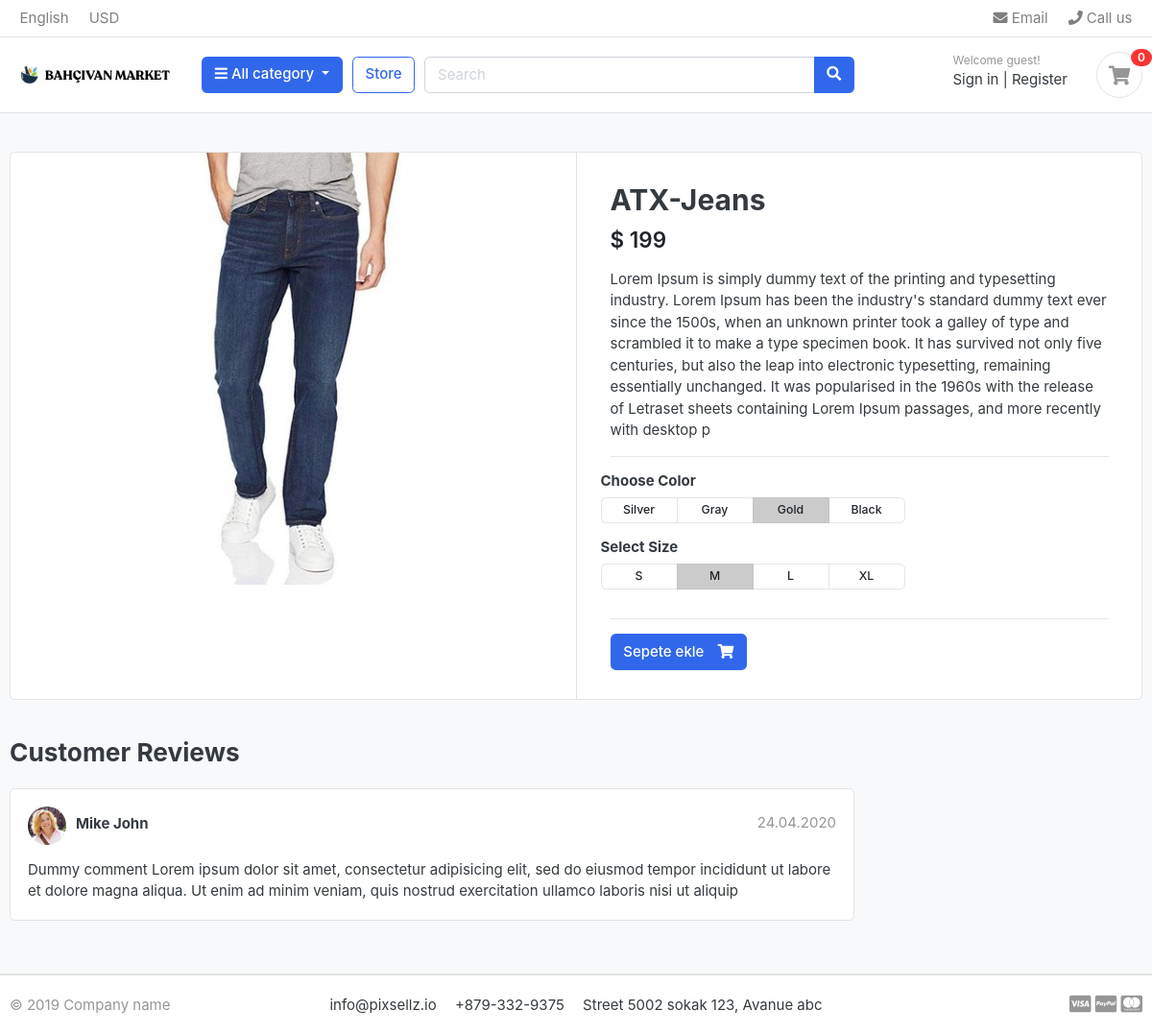
The app's page /store/jeans/atx-jeans, older data.
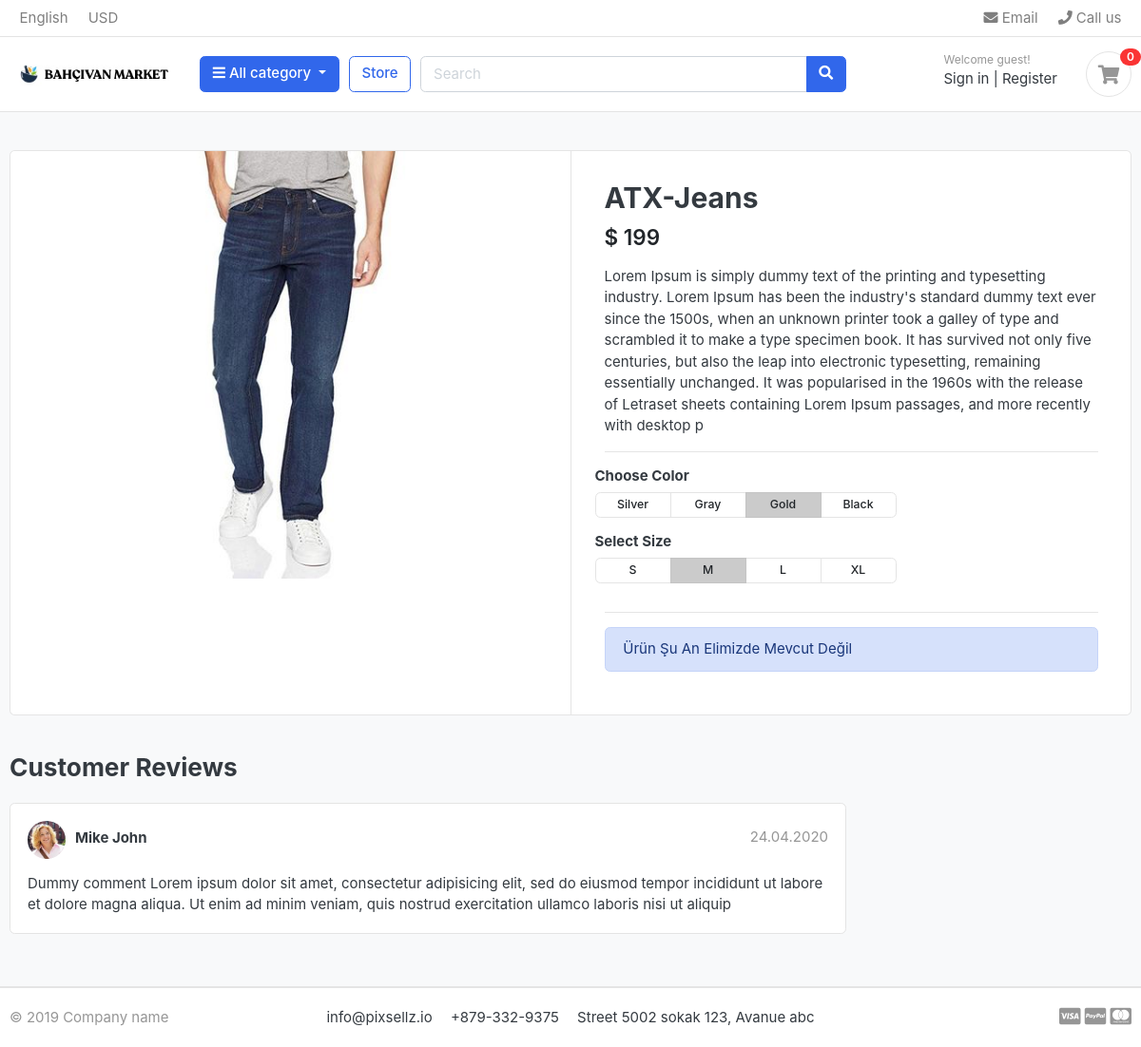
The same page, newer data.
### store/views.py (the view)
# urls.py: path('<slug:category_slug>/<slug:product_slug>', views.product_detail, name ='product_detail'),
def product_detail(request,category_slug,product_slug):
    try:
        single_product = Product.objects.get(category__slug= category_slug,slug = product_slug)
    except Exception as e:
        raise e
    context = {
        'single_product' : single_product,
    }
    return render(request,'store/product_detail.html',context)

### category/context_processors.py (called while the page is built)
def menu_links(request):
    links = Category.objects.all()
    return dict(links=links)

### category/models.py (called while the page is built)
    def get_url(self):
        return reverse('products_by_category',args = [self.slug ])

### templates/store/product_detail.html (shortened to what this page needs)
{% extends 'base.html' %}
{% load static %}
{% block content %}
<section class="section-content padding-y bg">
<div class="container">
<div class="card">
	<div class="row no-gutters">
		<aside class="col-md-6">
<article class="gallery-wrap">
	<div class="img-big-wrap">
	   <a href="#"><img src="{{ single_product.image.url }}"></a>
	</div>
</article>
		</aside>
		<main class="col-md-6 border-left">
<article class="content-body">
<h2 class="title">{{ single_product.product_name }}</h2>
<div class="mb-3">
	<var class="price h4">$ {{ single_product.price }}</var>
</div>
<p>{{ single_product.product_description }}</p>
<hr>
	<div class="row">
		<div class="item-option-select">
			<h6>Choose Color</h6>
			<div class="btn-group btn-group-sm btn-group-toggle" data-toggle="buttons">
			  <label class="btn btn-light">
			    <input type="radio" name="radio_color"> Silver
			  </label>
			  <label class="btn btn-light">
			    <input type="radio" name="radio_color" > Gray
			  </label>
			  <label class="btn btn-light active">
			    <input type="radio" name="radio_color checked"> Gold
			  </label>
			  <label class="btn btn-light">
			    <input type="radio" name="radio_color"> Black
			  </label>
			</div>
		</div>
	</div>
	<div class="row">
		<div class="item-option-select">
			<h6>Select Size</h6>
			<div class="btn-group btn-group-sm btn-group-toggle" data-toggle="buttons">
			  <label class="btn btn-light">
			    <input type="radio" name="radio_color"> S
			  </label>
			  <label class="btn btn-light active">
			    <input type="radio" name="radio_color" checked> M
			  </label>
			  <label class="btn btn-light">
			    <input type="radio" name="radio_color"> L
			  </label>
			  <label class="btn btn-light">
			    <input type="radio" name="radio_color"> XL
			  </label>
			</div>
		</div>
	</div>
	<hr>
	{% if single_product.stock %}
		<a href="./product-detail.html" class="btn  btn-primary"> <span class="text">Sepete ekle</span> <i class="fas fa-shopping-cart"></i>  </a>
	{% else %}
		<div class="alert alert-primary" role="alert">
			Ürün Şu An Elimizde Mevcut Değil
	  	</div>
	{% endif %}
</article>
		</main>
	</div>
</div>
<br>
<div class="row">
			<div class="col-md-9">
	<header class="section-heading">
		<h3>Customer Reviews </h3>
	</header>
	<article class="box mb-3">
		<div class="icontext w-100">
			<img src="{% static './images/avatars/avatar1.jpg' %}" class="img-xs icon rounded-circle">
			<div class="text">
				<span class="date text-muted float-md-right">24.04.2020 </span>
				<h6 class="mb-1">Mike John </h6>
			</div>
		</div>
		<div class="mt-3">
			<p>
				Dummy comment Lorem ipsum dolor sit amet, consectetur adipisicing elit, sed do eiusmod
				tempor incididunt ut labore et dolore magna aliqua. Ut enim ad minim veniam,
				quis nostrud exercitation ullamco laboris nisi ut aliquip
			</p>
		</div>
	</article>
	</div>
</div>
</div>
</section>
{% endblock %}

Row changes from the older to the newer data that the page shows:
changed Product "ATX-Jeans": stock 100 → 0 (drawn)
Text that changed along with them:
text no longer shown: "Sepete ekle"
text now shown: "Ürün Şu An Elimizde Mevcut Değil"
